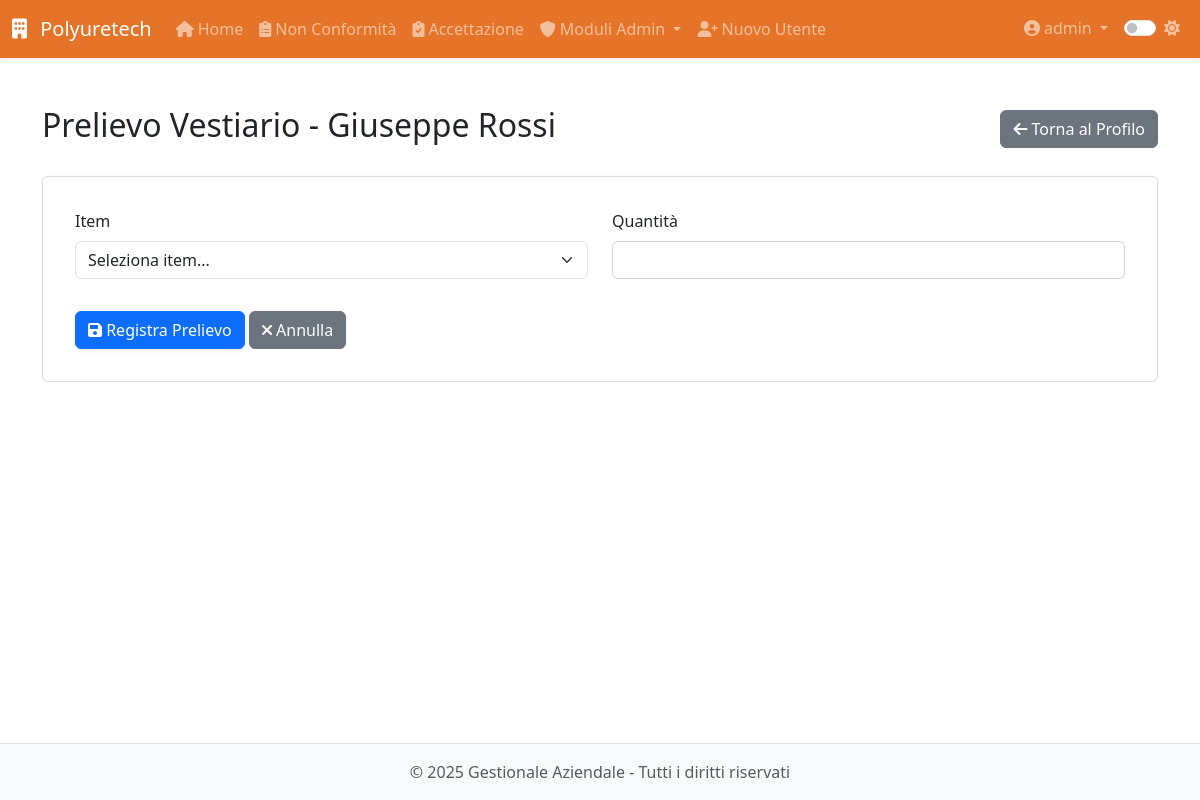
The page /modulo8/dipendenti/1/modifica_vestiario (signed in) on the database its author committed.
### app/models.py (models this page shows, shortened)
class User(UserMixin, db.Model):
    __tablename__ = 'users'
    id = db.Column(db.Integer, primary_key=True)
    username = db.Column(db.String(64), unique=True, nullable=False, index=True)
    email = db.Column(db.String(120), unique=True, nullable=False, index=True)
    password_hash = db.Column(db.String(128), nullable=False)
    role = db.Column(db.String(20), default='operatore')  # 'operatore' o 'admin'
    created_at = db.Column(db.DateTime, default=datetime.utcnow)
    last_login = db.Column(db.DateTime)
    is_active = db.Column(db.Boolean, default=True)
    is_admin = db.Column(db.Boolean, default=False)
    modules = db.Column(db.String(255), default='')  # Lista di moduli accessibili separati da virgola
    modulo1_entries = db.relationship('Modulo1Entry',
                               backref='author',
                               lazy='dynamic',
                               foreign_keys='Modulo1Entry.user_id')
    modulo5_entries = db.relationship('Modulo5Entry',
                               backref='author',
                               lazy='dynamic',
                               foreign_keys='Modulo5Entry.user_id')
    def is_admin(self):
        return self.role == 'admin'

class Dipendente(db.Model):
    __tablename__ = 'dipendente'
    id = db.Column(db.Integer, primary_key=True)
    nome = db.Column(db.String(100), nullable=False)
    cognome = db.Column(db.String(100), nullable=False)
    data_nascita = db.Column(db.Date, nullable=False)
    luogo_nascita = db.Column(db.String(100), nullable=False)
    provincia_nascita = db.Column(db.String(2), nullable=False)
    codice_fiscale = db.Column(db.String(16))
    email = db.Column(db.String(120))
    telefono = db.Column(db.String(20))
    matricola = db.Column(db.String(20), unique=True)
    reparto = db.Column(db.String(100))
    ruolo = db.Column(db.String(100))
    data_assunzione_somministrazione = db.Column(db.Date)
    agenzia_somministrazione = db.Column(db.String(100))
    data_assunzione_indeterminato = db.Column(db.Date)
    legge_104 = db.Column(db.Boolean, default=False)
    donatore_avis = db.Column(db.Boolean, default=False)
    indirizzo_residenza = db.Column(db.String(200))
    citta_residenza = db.Column(db.String(100))
    provincia_residenza = db.Column(db.String(2))
    cap_residenza = db.Column(db.String(5))
    data_cessazione = db.Column(db.Date)
    note = db.Column(db.Text)
    archiviato = db.Column(db.Boolean, default=False)
    created_by_id = db.Column(db.Integer, db.ForeignKey('users.id'))
    created_by = db.relationship('User', backref='dipendenti_creati')
    competenze = db.relationship('Competenza',
                               secondary='dipendente_competenza',
                               backref=db.backref('dipendenti', lazy='dynamic'))
    competenze_associate = db.relationship('DipendenteCompetenza',
                                         back_populates='dipendente',
                                         overlaps="competenze,dipendenti")
    vestiario = db.relationship('Inventory',
                              secondary='prelievi_vestiario',
                              backref='dipendenti')
    performance = db.relationship('Performance', back_populates='dipendente', cascade='all, delete-orphan')
    partecipazioni_corsi = db.relationship('PartecipazioneCorso', backref='dipendente', lazy=True)
    corsi_sicurezza = db.relationship('CorsoSicurezza', secondary='dipendente_corso_sicurezza',
                                    backref=db.backref('dipendenti', lazy=True))

### app/routes/modulo8.py (the view, shortened to what this page needs)
@modulo8.route('/dipendenti/<int:id>/modifica_vestiario', methods=['GET', 'POST'])
@login_required
@admin_required
def modifica_vestiario(id):
    dip = Dipendente.query.get_or_404(id)
    inventory = VestiarioItem.query.order_by(VestiarioItem.nome).all()
    return render_template('modulo8/dipendenti/modifica_vestiario.html', dip=dip, inventory=inventory)

### app/models.py (called while the page is built)
@login_manager.user_loader
def load_user(id):
    return User.query.get(int(id))

### app/utils.py (called while the page is built)
def admin_required(f):
    @wraps(f)
    def decorated_function(*args, **kwargs):
        if not current_user.is_admin:
            abort(403)
        return f(*args, **kwargs)
    return decorated_function

### app/templates/modulo8/dipendenti/modifica_vestiario.html (shortened to what this page needs)
{% extends 'base.html' %}
{% block content %}
<div class="module-view">
    <div class="d-flex justify-content-between align-items-center mb-4">
        <h2>Prelievo Vestiario - {{ dip.nome }} {{ dip.cognome }}</h2>
        <a href="{{ url_for('modulo8.profilo_dipendente', id=dip.id) }}" class="btn btn-secondary">
            <i class="fas fa-arrow-left"></i> Torna al Profilo
        </a>
    </div>
    <div class="card">
        <div class="card-body">
            <form method="POST">
                <div class="row">
                    <div class="col-md-6 mb-3">
                        <label for="item_id" class="form-label">Item</label>
                        <select name="item_id" id="item_id" class="form-select" required>
                            <option value="">Seleziona item...</option>
                        </select>
                    </div>
                    <div class="col-md-6 mb-3">
                        <label for="quantita" class="form-label">Quantità</label>
                        <input type="number" class="form-control" id="quantita" name="quantita" min="1" required>
                    </div>
                </div>
                <div class="mt-3">
                    <button type="submit" class="btn btn-primary">
                        <i class="fas fa-save"></i> Registra Prelievo
                    </button>
                    <a href="{{ url_for('modulo8.profilo_dipendente', id=dip.id) }}" class="btn btn-secondary">
                        <i class="fas fa-times"></i> Annulla
                    </a>
                </div>
            </form>
        </div>
    </div>
</div>
{% endblock %}

### app/templates/base.html (shortened to what this page needs)
<!DOCTYPE html>
<html lang="it">
<head>
    <link href="https://cdn.jsdelivr.net/npm/bootstrap@5.3.0-alpha1/dist/css/bootstrap.min.css" rel="stylesheet">
    <link rel="stylesheet" href="https://cdnjs.cloudflare.com/ajax/libs/font-awesome/6.0.0/css/all.min.css">
    <link id="theme-style" rel="stylesheet" href="{{ url_for('static', filename='css/theme-' + theme + '.css') }}">
    <link rel="stylesheet" href="{{ url_for('static', filename='css/style.css') }}">
    <link rel="stylesheet" href="{{ url_for('static', filename='css/modulo8.css') }}">
</head>
<body>
    <header class="navbar navbar-expand-lg navbar-dark bg-primary sticky-top shadow-sm">
        <div class="container-fluid">
            <a class="navbar-brand" href="{{ url_for('dashboard.index') }}">
                <i class="fas fa-building me-2"></i> Polyuretech
            </a>
            <div class="collapse navbar-collapse" id="navbarMain">
                {% if current_user.is_authenticated %}
                <ul class="navbar-nav me-auto">
                    <li class="nav-item">
                        <a class="nav-link" href="{{ url_for('dashboard.index') }}">
                            <i class="fas fa-home me-1"></i>Home
                        </a>
                    </li>
                    <li class="nav-item">
                        <a class="nav-link" href="{{ url_for('modulo1.index') }}">
                            <i class="fas fa-clipboard-list me-1"></i>Non Conformità
                        </a>
                    </li>
                    <li class="nav-item">
                        <a class="nav-link" href="{{ url_for('modulo5.index') }}">
                            <i class="fas fa-clipboard-check me-1"></i>Accettazione
                        </a>
                    </li>
                    {% if current_user.is_admin() %}
                    <li class="nav-item dropdown">
                        <a class="nav-link dropdown-toggle" href="#" id="adminModulesDropdown" data-bs-toggle="dropdown">
                            <i class="fas fa-shield-alt me-1"></i>Moduli Admin
                        </a>
                    </li>
                    <li class="nav-item">
                        <a class="nav-link" href="{{ url_for('auth.register') }}">
                            <i class="fas fa-user-plus me-1"></i>Nuovo Utente
                        </a>
                    </li>
                    {% endif %}
                </ul>
                <ul class="navbar-nav ms-auto">
                    <li class="nav-item dropdown">
                        <a class="nav-link dropdown-toggle" href="#" id="userDropdown" data-bs-toggle="dropdown">
                            <i class="fas fa-user-circle me-1"></i>{{ current_user.username }}
                        </a>
                    </li>
                    <li class="nav-item">
                        <div class="nav-link">
                            <div class="form-check form-switch">
                                <input class="form-check-input" type="checkbox" id="darkModeToggle" {% if theme == 'dark' %}checked{% endif %}>
                                <label class="form-check-label" for="darkModeToggle">
                                    <i id="theme-icon" class="fas {% if theme == 'dark' %}fa-moon{% else %}fa-sun{% endif %}"></i>
                                </label>
                            </div>
                        </div>
                    </li>
                </ul>
                {% endif %}
            </div>
        </div>
    </header>
    <main class="container py-4">
        {% block content %}{% endblock %}
    </main>
    <footer class="footer mt-auto py-3 bg-light">
        <div class="container text-center">
            <span class="text-muted">&copy; {{ current_year }} {{ app_name }} - Tutti i diritti riservati</span>
        </div>
    </footer>
</body>
</html>

### app/static/css/theme-light.css (style rules this page uses)
:root { --primary-color: #e05a00d7; --secondary-color: #6c757d; --bg-color: #ffffff; --text-color: #212529; --border-color: #dee2e6; --hover-bg: #f8f9fa; --card-bg: #ffffff; --card-border: #e9ecef; --input-bg: #ffffff; --input-border: #ced4da; --footer-bg: #f8f9fa; --footer-text: #6c757d; --bs-primary-rgb: 0, 0, 0; --bs-success-rgb: 1, 150, 20; --bs-info-rgb: 0, 0, 255; --bs-purple-rgb: 128, 0, 128; --bs-orange-rgb: 255, 165, 0; --bs-teal-rgb: 180, 180, 180; --bs-warning-rgb: 255, 255, 0; --bs-danger-rgb: 255, 0, 0; --bs-btn-bg: #ffffff; }
body { background-color: var(--bg-color); color: var(--text-color); transition: all 0.3s ease; }
.navbar-dark { background-color: var(--primary-color) !important; }
.card { background-color: var(--card-bg); border-color: var(--card-border); box-shadow: 0 0.125rem 0.25rem rgba(0, 0, 0, 0.075); transition: all 0.3s ease; }
.form-control { background-color: var(--input-bg); border-color: var(--input-border); color: var(--text-color); }
.footer { background-color: var(--footer-bg) !important; color: var(--footer-text); border-top: 1px solid var(--border-color); }

### app/static/css/style.css (style rules this page uses)
body { display: flex; flex-direction: column; min-height: 100vh; }
main { flex: 1; }
.btn-primary { box-shadow: 0 .125rem .25rem rgba(0,0,0,.075); }

### app/static/css/modulo8.css (style rules this page uses)
.card { background: #fff; padding: 1rem; border: 1px solid #ddd; border-radius: 6px; margin-bottom: 1rem; box-shadow: 0 0 3px rgba(0,0,0,0.05); }

### rows shown on the page
User: username "admin"
Dipendente: nome "Giuseppe", cognome "Rossi"

### other values the page prints
{{ app_name }} "Gestionale Aziendale"
